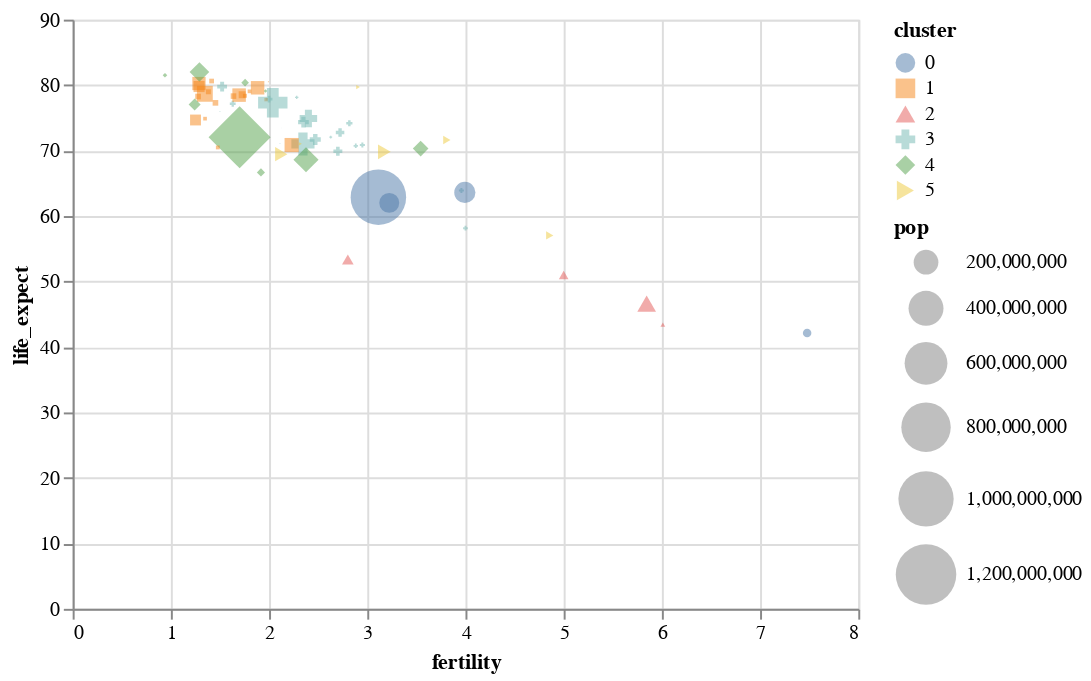

Notebook source saved alongside this figure:
### Markdown cell above
### Shape

### Code cell
alt.Chart(data2000).mark_point(filled=True).encode(
    alt.X('fertility:Q'),
    alt.Y('life_expect:Q'),
    alt.Size('pop:Q', scale=alt.Scale(range=[0,1000])),
    alt.Color('cluster:N'),
    alt.OpacityValue(0.5),
    alt.Shape('cluster:N')
)

### Figure 1 — Vega-Lite specification as saved in the notebook (floating-point values rounded to 4 significant figures)
{"$schema": "https://vega.github.io/schema/vega-lite/v3.4.0.json", "config": {"mark": {"tooltip": null}, "view": {"height": 300, "width": 400}}, "data": {"name": "data-fdeb0b749a6385830bd1445d39ad6ea0"}, "datasets": {"data-fdeb0b749a6385830bd1445d39ad6ea0": [{"cluster": 0, "country": "Afghanistan", "fertility": 7.479, "life_expect": 42.13, "pop": 23898198, "year": 2000}, {"cluster": 3, "country": "Argentina", "fertility": 2.35, "life_expect": 74.34, "pop": 37497728, "year": 2000}, {"cluster": 3, "country": "Aruba", "fertility": 2.124, "life_expect": 73.45, "pop": 69539, "year": 2000}, {"cluster": 4, "country": "Australia", "fertility": 1.756, "life_expect": 80.37, "pop": 19164620, "year": 2000}, {"cluster": 1, "country": "Austria", "fertility": 1.382, "life_expect": 78.98, "pop": 8113413, "year": 2000}, {"cluster": 3, "country": "Bahamas", "fertility": 2.111, "life_expect": 71.07, "pop": 290075, "year": 2000}, {"cluster": 0, "country": "Bangladesh", "fertility": 3.224, "life_expect": 62.01, "pop": 130406594, "year": 2000}, {"cluster": 3, "country": "Barbados", "fertility": 1.5, "life_expect": 75.97, "pop": 273483, "year": 2000}, {"cluster": 1, "country": "Belgium", "fertility": 1.638, "life_expect": 78.32, "pop": 10263618, "year": 2000}, {"cluster": 3, "country": "Bolivia", "fertility": 3.958, "life_expect": 63.88, "pop": 8152620, "year": 2000}, {"cluster": 3, "country": "Brazil", "fertility": 2.345, "life_expect": 71.01, "pop": 175552771, "year": 2000}, {"cluster": 3, "country": "Canada", "fertility": 1.522, "life_expect": 79.77, "pop": 31278097, "year": 2000}, {"cluster": 3, "country": "Chile", "fertility": 2, "life_expect": 77.86, "pop": 15153450, "year": 2000}, {"cluster": 4, "country": "China", "fertility": 1.7, "life_expect": 72.03, "pop": 1262645000, "year": 2000}, {"cluster": 3, "country": "Colombia", "fertility": 2.47, "life_expect": 71.68, "pop": 39685655, "year": 2000}, {"cluster": 3, "country": "Costa Rica", "fertility": 2.281, "life_expect": 78.12, "pop": 3710558, "year": 2000}, {"cluster": 1, "country": "Croatia", "fertility": 1.348, "life_expect": 74.88, "pop": 4410830, "year": 2000}, {"cluster": 3, "country": "Cuba", "fertility": 1.63, "life_expect": 77.16, "pop": 11134273, "year": 2000}, {"cluster": 3, "country": "Dominican Republic", "fertility": 2.95, "life_expect": 70.85, "pop": 8385828, "year": 2000}, {"cluster": 3, "country": "Ecuador", "fertility": 2.817, "life_expect": 74.17, "pop": 12505204, "year": 2000}, {"cluster": 5, "country": "Egypt", "fertility": 3.174, "life_expect": 69.81, "pop": 70492342, "year": 2000}, {"cluster": 3, "country": "El Salvador", "fertility": 2.883, "life_expect": 70.73, "pop": 6122515, "year": 2000}, {"cluster": 1, "country": "Finland", "fertility": 1.754, "life_expect": 78.37, "pop": 5168595, "year": 2000}, {"cluster": 1, "country": "France", "fertility": 1.883, "life_expect": 79.59, "pop": 59381628, "year": 2000}, {"cluster": 1, "country": "Georgia", "fertility": 1.478, "life_expect": 70.48, "pop": 4777209, "year": 2000}, {"cluster": 1, "country": "Germany", "fertility": 1.346, "life_expect": 78.67, "pop": 82187909, "year": 2000}, {"cluster": 1, "country": "Greece", "fertility": 1.277, "life_expect": 78.26, "pop": 10559110, "year": 2000}, {"cluster": 3, "country": "Grenada", "fertility": 2.429, "life_expect": 67.75, "pop": 89312, "year": 2000}, {"cluster": 3, "country": "Haiti", "fertility": 4, "life_expect": 58.14, "pop": 7306302, "year": 2000}, {"cluster": 4, "country": "Hong Kong", "fertility": 0.94, "life_expect": 81.5, "pop": 6658720, "year": 2000}, {"cluster": 1, "country": "Iceland", "fertility": 1.993, "life_expect": 80.5, "pop": 281043, "year": 2000}, {"cluster": 0, "country": "India", "fertility": 3.113, "life_expect": 62.88, "pop": 1007702000, "year": 2000}, {"cluster": 4, "country": "Indonesia", "fertility": 2.376, "life_expect": 68.59, "pop": 206265000, "year": 2000}, {"cluster": 5, "country": "Iran", "fertility": 2.124, "life_expect": 69.45, "pop": 65660289, "year": 2000}, {"cluster": 5, "country": "Iraq", "fertility": 4.858, "life_expect": 57.05, "pop": 22675617, "year": 2000}, {"cluster": 1, "country": "Ireland", "fertility": 1.969, "life_expect": 77.78, "pop": 3791690, "year": 2000}, {"cluster": 5, "country": "Israel", "fertility": 2.906, "life_expect": 79.7, "pop": 5842454, "year": 2000}, {"cluster": 1, "country": "Italy", "fertility": 1.286, "life_expect": 80.24, "pop": 57719337, "year": 2000}, {"cluster": 3, "country": "Jamaica", "fertility": 2.628, "life_expect": 72.05, "pop": 2615467, "year": 2000}, {"cluster": 4, "country": "Japan", "fertility": 1.291, "life_expect": 82, "pop": 126699784, "year": 2000}, {"cluster": 2, "country": "Kenya", "fertility": 5, "life_expect": 50.99, "pop": 29985839, "year": 2000}, {"cluster": 4, "country": "South Korea", "fertility": 1.917, "life_expect": 66.66, "pop": 21647682, "year": 2000}, {"cluster": 4, "country": "North Korea", "fertility": 1.242, "life_expect": 77.05, "pop": 47351083, "year": 2000}, {"cluster": 5, "country": "Lebanon", "fertility": 2.319, "life_expect": 71.03, "pop": 3578036, "year": 2000}, {"cluster": 3, "country": "Mexico", "fertility": 2.401, "life_expect": 74.9, "pop": 99926620, "year": 2000}, {"cluster": 1, "country": "Netherlands", "fertility": 1.726, "life_expect": 78.53, "pop": 15907853, "year": 2000}, {"cluster": 4, "country": "New Zealand", "fertility": 1.964, "life_expect": 79.11, "pop": 3819762, "year": 2000}, {"cluster": 2, "country": "Nigeria", "fertility": 5.845, "life_expect": 46.61, "pop": 114306700, "year": 2000}, {"cluster": 1, "country": "Norway", "fertility": 1.801, "life_expect": 79.05, "pop": 4492400, "year": 2000}, {"cluster": 0, "country": "Pakistan", "fertility": 3.994, "life_expect": 63.61, "pop": 146342958, "year": 2000}, {"cluster": 3, "country": "Peru", "fertility": 2.7, "life_expect": 69.91, "pop": 25979722, "year": 2000}, {"cluster": 4, "country": "Philippines", "fertility": 3.544, "life_expect": 70.3, "pop": 79739825, "year": 2000}, {"cluster": 1, "country": "Poland", "fertility": 1.251, "life_expect": 74.67, "pop": 38654164, "year": 2000}, {"cluster": 1, "country": "Portugal", "fertility": 1.454, "life_expect": 77.29, "pop": 10335597, "year": 2000}, {"cluster": 2, "country": "Rwanda", "fertility": 6.01, "life_expect": 43.41, "pop": 7507056, "year": 2000}, {"cluster": 5, "country": "Saudi Arabia", "fertility": 3.81, "life_expect": 71.63, "pop": 23153090, "year": 2000}, {"cluster": 2, "country": "South Africa", "fertility": 2.802, "life_expect": 53.37, "pop": 44066197, "year": 2000}, {"cluster": 1, "country": "Spain", "fertility": 1.287, "life_expect": 79.78, "pop": 40016081, "year": 2000}, {"cluster": 1, "country": "Switzerland", "fertility": 1.415, "life_expect": 80.62, "pop": 7266920, "year": 2000}, {"cluster": 1, "country": "Turkey", "fertility": 2.23, "life_expect": 70.84, "pop": 65666677, "year": 2000}, {"cluster": 1, "country": "United Kingdom", "fertility": 1.695, "life_expect": 78.47, "pop": 59522468, "year": 2000}, {"cluster": 3, "country": "United States", "fertility": 2.038, "life_expect": 77.31, "pop": 282338631, "year": 2000}, {"cluster": 3, "country": "Venezuela", "fertility": 2.723, "life_expect": 72.77, "pop": 23542649, "year": 2000}]}, "encoding": {"color": {"field": "cluster", "type": "nominal"}, "opacity": {"value": 0.5}, "shape": {"field": "cluster", "type": "nominal"}, "size": {"field": "pop", "scale": {"range": [0, 1000]}, "type": "quantitative"}, "x": {"field": "fertility", "type": "quantitative"}, "y": {"field": "life_expect", "type": "quantitative"}}, "mark": {"filled": true, "type": "point"}}
